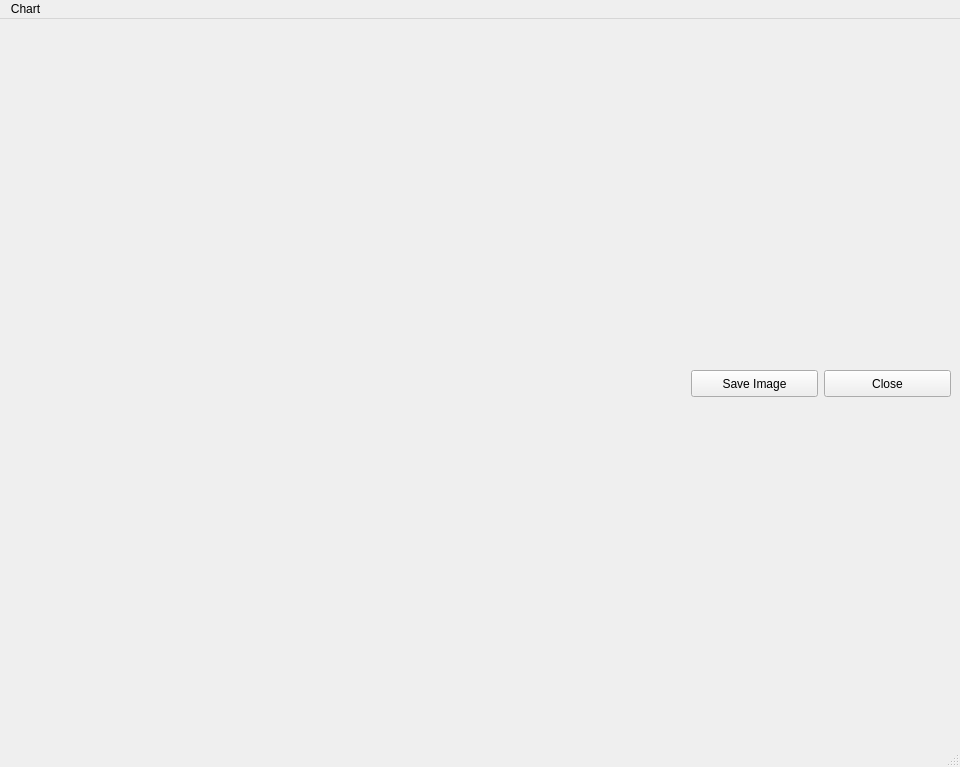
<?xml version="1.0" encoding="UTF-8"?>
<ui version="4.0">
 <class>HtcChart</class>
 <widget class="QMainWindow" name="HtcChart">
  <property name="geometry">
   <rect>
    <x>0</x>
    <y>0</y>
    <width>960</width>
    <height>767</height>
   </rect>
  </property>
  <property name="windowTitle">
   <string>MainWindow</string>
  </property>
  <property name="windowIcon">
   <iconset resource="resources.qrc">
    <normaloff>:/images/images/charts1.png</normaloff>:/images/images/charts1.png</iconset>
  </property>
  <widget class="QWidget" name="centralwidget">
   <layout class="QGridLayout" name="gridLayout_2">
    <item row="0" column="0">
     <layout class="QGridLayout" name="gridLayout">
      <item row="2" column="2">
       <widget class="QPushButton" name="btnClose">
        <property name="sizePolicy">
         <sizepolicy hsizetype="Fixed" vsizetype="Fixed">
          <horstretch>0</horstretch>
          <verstretch>0</verstretch>
         </sizepolicy>
        </property>
        <property name="minimumSize">
         <size>
          <width>127</width>
          <height>27</height>
         </size>
        </property>
        <property name="maximumSize">
         <size>
          <width>127</width>
          <height>27</height>
         </size>
        </property>
        <property name="text">
         <string>Close</string>
        </property>
       </widget>
      </item>
      <item row="2" column="0">
       <spacer name="horizontalSpacer">
        <property name="orientation">
         <enum>Qt::Horizontal</enum>
        </property>
        <property name="sizeHint" stdset="0">
         <size>
          <width>806</width>
          <height>20</height>
         </size>
        </property>
       </spacer>
      </item>
      <item row="1" column="0">
       <spacer name="verticalSpacer">
        <property name="orientation">
         <enum>Qt::Vertical</enum>
        </property>
        <property name="sizeType">
         <enum>QSizePolicy::Fixed</enum>
        </property>
        <property name="sizeHint" stdset="0">
         <size>
          <width>20</width>
          <height>4</height>
         </size>
        </property>
       </spacer>
      </item>
      <item row="0" column="0" colspan="3">
       <layout class="QHBoxLayout" name="chartLayout">
        <property name="sizeConstraint">
         <enum>QLayout::SetNoConstraint</enum>
        </property>
       </layout>
      </item>
      <item row="2" column="1">
       <widget class="QPushButton" name="btnSaveImage">
        <property name="minimumSize">
         <size>
          <width>127</width>
          <height>27</height>
         </size>
        </property>
        <property name="maximumSize">
         <size>
          <width>127</width>
          <height>27</height>
         </size>
        </property>
        <property name="text">
         <string>Save Image</string>
        </property>
       </widget>
      </item>
     </layout>
    </item>
   </layout>
  </widget>
  <widget class="QMenuBar" name="menubar">
   <property name="geometry">
    <rect>
     <x>0</x>
     <y>0</y>
     <width>960</width>
     <height>21</height>
    </rect>
   </property>
   <widget class="QMenu" name="menuChart">
    <property name="title">
     <string>Chart</string>
    </property>
    <addaction name="actionProperties"/>
   </widget>
   <addaction name="menuChart"/>
  </widget>
  <widget class="QStatusBar" name="statusbar"/>
  <action name="actionProperties">
   <property name="icon">
    <iconset resource="resources.qrc">
     <normaloff>:/images/images/ChartProperties3.png</normaloff>:/images/images/ChartProperties3.png</iconset>
   </property>
   <property name="text">
    <string>Properties</string>
   </property>
  </action>
 </widget>
 <resources>
  <include location="resources.qrc"/>
 </resources>
 <connections/>
</ui>
